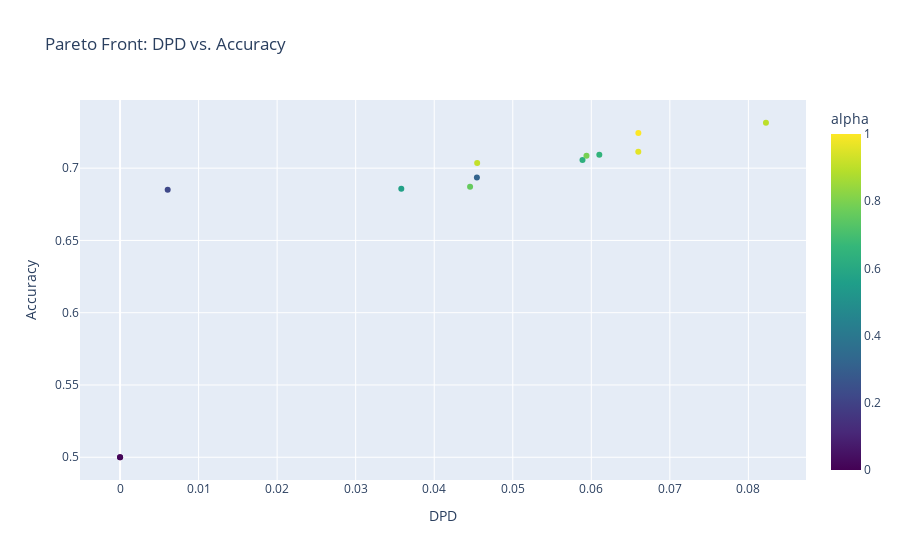

The notebook cell saved with this chart:
### Code cell
# Create interactive Plotly plot
fig = px.scatter(
    plot_df,
    x='DPD',
    y='Accuracy',
    color='alpha',
    color_continuous_scale='Viridis',
    size_max=15,
    hover_data={'alpha': True, 'DPD': True, 'Accuracy': True},
    title='Pareto Front: DPD vs. Accuracy'
)
fig.update_traces(marker=dict(line_width=0))
fig.show()

### Figure 1 — Plotly figure (JSON) as saved in the notebook; plotly's stock layout.template omitted (floating-point values rounded to 4 significant figures)
{"data": [{"customdata": [[0.0], [0.01], [0.22], [0.32], [0.57], [0.63], [0.65], [0.76], [0.79], [0.9], [0.91], [0.96], [1.0]], "hovertemplate": "DPD=%{x}<br>Accuracy=%{y}<br>alpha=%{marker.color}<extra></extra>", "legendgroup": "", "marker": {"color": [0.0, 0.01, 0.22, 0.32, 0.57, 0.63, 0.65, 0.76, 0.79, 0.9, 0.91, 0.96, 1.0], "coloraxis": "coloraxis", "line": {"width": 0}, "symbol": "circle"}, "mode": "markers", "name": "", "orientation": "v", "showlegend": false, "type": "scatter", "x": [0.0, 0.0, 0.006065, 0.04543, 0.03581, 0.05888, 0.06102, 0.04457, 0.05938, 0.08223, 0.04547, 0.06598, 0.06599], "xaxis": "x", "y": [0.5, 0.5, 0.685, 0.6936, 0.6857, 0.7057, 0.7093, 0.6871, 0.7086, 0.7314, 0.7036, 0.7114, 0.7243], "yaxis": "y"}], "layout": {"coloraxis": {"colorbar": {"title": {"text": "alpha"}}, "colorscale": [[0, "#440154"], [0.1111, "#482878"], [0.2222, "#3e4989"], [0.3333, "#31688e"], [0.4444, "#26828e"], [0.5556, "#1f9e89"], [0.6667, "#35b779"], [0.7778, "#6ece58"], [0.8889, "#b5de2b"], [1, "#fde725"]]}, "legend": {"tracegroupgap": 0}, "title": {"text": "Pareto Front: DPD vs. Accuracy"}, "xaxis": {"anchor": "y", "domain": [0, 1], "title": {"text": "DPD"}}, "yaxis": {"anchor": "x", "domain": [0, 1], "title": {"text": "Accuracy"}}}}
